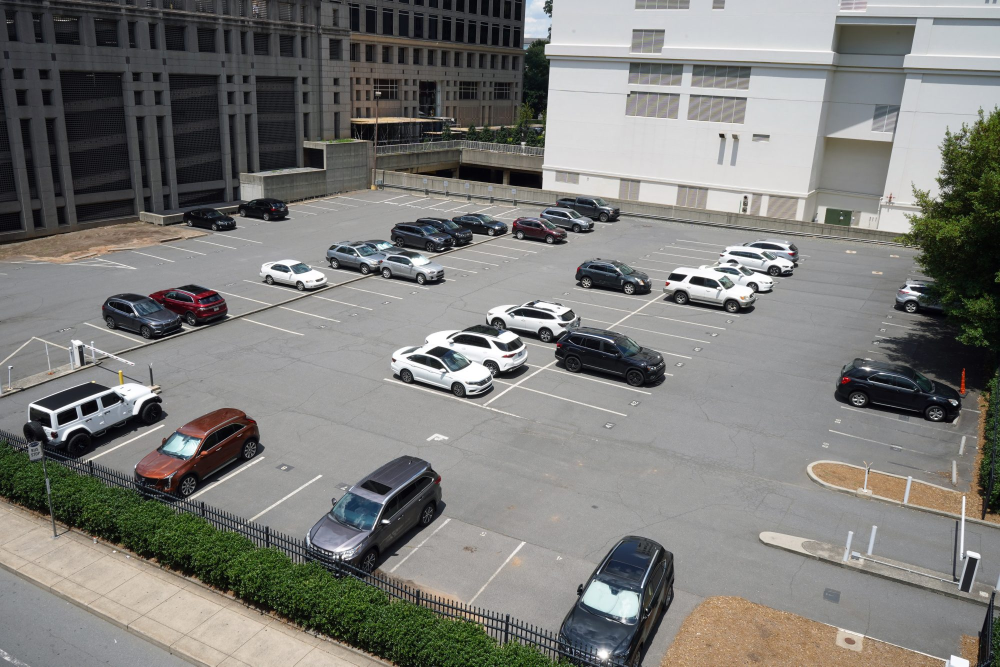
#> input picture Images/T-T-Parking-3-1.jpg, 2000 x 1333 px (shown at 1/2 size)
$ python -i 'Footage Detector.py'   (imports and definitions only)   (older library calls are emulated)
#> lines starting #> are read from the running program, lines starting #| are printed output that depends on the picture; after the words box and inside, x2 and y2 are one past the last pixel; in counts of white or black regions, pixels touching at a corner belong together
import cv2
import numpy as np
import pickle
import os
import sys
import argparse
from datetime import datetime
from sklearn.cluster import DBSCAN

# Default paths for your project (can be overridden with command line arguments)
VIDEO_PATH = "Parking Footage.mp4"
IMAGE_PATH = "new_parking_lot.jpg"
SPOTS_PATH = "parking_spots.pkl"

class ParkingSpotDetector:
    """AI-based parking spot detector that automatically identifies parked cars"""

    def __init__(self, config=None):
        self.config = config or {
            'min_area': 4000,          # Minimum area of contour to be considered a car
            'max_area': 50000,         # Maximum area of contour to be considered a car
            'aspect_ratio_range': (0.4, 2.5),  # Valid aspect ratio range for cars
            'distance_threshold': 50,  # DBSCAN clustering distance threshold
            'min_spots': 2,            # Minimum spots required for a valid cluster
            'resize_dimensions': (1280, 720),
            'yolo_confidence': 0.35    # Confidence threshold for YOLO detection
        }
        # Initialize paths for Cascade Classifier for car detection
        self.car_cascade_path = os.path.join(os.path.dirname(os.path.abspath(__file__)),
                              'haarcascade_car.xml')
        # Download cascade file if it doesn't exist
        if not os.path.exists(self.car_cascade_path):
            print("Haar cascade file for cars not found. Using backup detection methods.")
            self.car_cascade = None
        else:
            self.car_cascade = cv2.CascadeClassifier(self.car_cascade_path)

    # [7 lines left out: function load_image, not called in this run]

    def detect_parking_spots(self, img):
        """Detect parked cars using multiple techniques for robustness"""
        print("Detecting parked cars using AI...")

        # We'll combine multiple detection methods for better results
        spots_from_cascade = self._detect_with_haar_cascade(img)
        spots_from_contours = self._detect_with_contours(img)
        spots_from_color_segmentation = self._detect_with_color_segmentation(img)

        # Combine all detected spots
        print(f"Detected {len(spots_from_cascade)} cars with Haar cascade")
        print(f"Detected {len(spots_from_contours)} cars with contour analysis")
        print(f"Detected {len(spots_from_color_segmentation)} cars with color segmentation")

        all_spots = spots_from_cascade + spots_from_contours + spots_from_color_segmentation

        # If we still don't have enough spots, use a grid approach as fallback
        if len(all_spots) < 5:
            print("Not enough cars detected. Using grid-based fallback approach...")
            grid_spots = self._generate_grid_spots(img)
            all_spots.extend(grid_spots)
            print(f"Added {len(grid_spots)} grid-based spots")

        # Remove overlapping rectangles
        parking_spots = self._remove_overlapping_rectangles(all_spots, overlap_threshold=0.3)

        print(f"Final count: {len(parking_spots)} unique parking spots detected")
        return parking_spots

    def _detect_with_haar_cascade(self, img):
        """Detect cars using Haar Cascade classifier"""
        detected_spots = []

        # Skip if cascade classifier not available
        if self.car_cascade is None:
            return detected_spots

        gray = cv2.cvtColor(img, cv2.COLOR_BGR2GRAY)

        # Detect cars
        cars = self.car_cascade.detectMultiScale(gray, 1.1, 3)

        for (x, y, w, h) in cars:
            area = w * h
            aspect_ratio = float(w) / h

            if (self.config['min_area'] < area < self.config['max_area'] and
                self.config['aspect_ratio_range'][0] < aspect_ratio < self.config['aspect_ratio_range'][1]):
                detected_spots.append((x, y, x + w, y + h))

        return detected_spots

    def _detect_with_contours(self, img):
        """Detect cars by analyzing contours"""
        # Convert to grayscale
        gray = cv2.cvtColor(img, cv2.COLOR_BGR2GRAY)

        # Apply bilateral filter to reduce noise while preserving edges
        blur = cv2.bilateralFilter(gray, 11, 17, 17)

        # Apply adaptive thresholding to handle different lighting conditions
        thresh = cv2.adaptiveThreshold(
            blur, 255, cv2.ADAPTIVE_THRESH_GAUSSIAN_C,
            cv2.THRESH_BINARY_INV, 19, 2
        )

        # Find edges using Canny
        edges = cv2.Canny(thresh, 50, 150)

        # Dilate to connect nearby edges
        kernel = np.ones((3, 3), np.uint8)
        dilated = cv2.dilate(edges, kernel, iterations=2)

        # Find contours
        contours, _ = cv2.findContours(dilated, cv2.RETR_EXTERNAL, cv2.CHAIN_APPROX_SIMPLE)

        # Filter contours by area and aspect ratio
        valid_contours = []
        for contour in contours:
            area = cv2.contourArea(contour)
            if self.config['min_area'] < area < self.config['max_area']:
                x, y, w, h = cv2.boundingRect(contour)
                aspect_ratio = float(w) / h
                if self.config['aspect_ratio_range'][0] < aspect_ratio < self.config['aspect_ratio_range'][1]:
                    valid_contours.append((x, y, x + w, y + h))

        return valid_contours

    def _detect_with_color_segmentation(self, img):
        """Detect cars using color segmentation"""
        detected_spots = []

        # Convert to HSV for better color segmentation
        hsv = cv2.cvtColor(img, cv2.COLOR_BGR2HSV)

        # Define color ranges for common car colors (will detect most cars)
        color_ranges = [
            # Dark colors (black, dark gray, dark blue)
            (np.array([0, 0, 0]), np.array([180, 255, 60])),
            # Red colors
            (np.array([0, 100, 100]), np.array([10, 255, 255])),
            (np.array([170, 100, 100]), np.array([180, 255, 255])),
            # Silver/gray/white
            (np.array([0, 0, 150]), np.array([180, 30, 255])),
            # Blue
            (np.array([100, 50, 50]), np.array([130, 255, 255])),
        ]

        # Create a binary mask for cars
        car_mask = np.zeros((img.shape[0], img.shape[1]), dtype=np.uint8)

        # Apply color thresholds
        for lower, upper in color_ranges:
            color_mask = cv2.inRange(hsv, lower, upper)
            car_mask = cv2.bitwise_or(car_mask, color_mask)

        # Apply morphological operations to clean up the mask
        kernel = np.ones((5, 5), np.uint8)
        car_mask = cv2.morphologyEx(car_mask, cv2.MORPH_CLOSE, kernel)
        car_mask = cv2.morphologyEx(car_mask, cv2.MORPH_OPEN, kernel)

        # Find contours in the mask
        contours, _ = cv2.findContours(car_mask, cv2.RETR_EXTERNAL, cv2.CHAIN_APPROX_SIMPLE)

        # Filter contours to identify car regions
        for contour in contours:
            area = cv2.contourArea(contour)
            if self.config['min_area'] < area < self.config['max_area']:
                x, y, w, h = cv2.boundingRect(contour)
                aspect_ratio = float(w) / h
                if self.config['aspect_ratio_range'][0] < aspect_ratio < self.config['aspect_ratio_range'][1]:
                    detected_spots.append((x, y, x + w, y + h))

        return detected_spots

    # [68 lines left out: functions _generate_grid_spots, _remove_overlapping_rectangles, not called in this run]

    def _remove_overlapping_rectangles(self, rectangles, overlap_threshold=0.5):
        """Remove overlapping rectangles"""
        if not rectangles:
            return []

        def calculate_iou(rect1, rect2):
            """Calculate Intersection over Union for two rectangles"""
            x1_1, y1_1, x2_1, y2_1 = rect1
            x1_2, y1_2, x2_2, y2_2 = rect2

            # Calculate intersection area
            x_left = max(x1_1, x1_2)
            y_top = max(y1_1, y1_2)
            x_right = min(x2_1, x2_2)
            y_bottom = min(y2_1, y2_2)

            if x_right < x_left or y_bottom < y_top:
                return 0.0

            intersection_area = (x_right - x_left) * (y_bottom - y_top)

            # Calculate union area
            rect1_area = (x2_1 - x1_1) * (y2_1 - y1_1)
            rect2_area = (x2_2 - x1_2) * (y2_2 - y1_2)
            union_area = rect1_area + rect2_area - intersection_area

            return intersection_area / union_area

        # Sort rectangles by area (largest first)
        rectangles = sorted(rectangles, key=lambda r: (r[2] - r[0]) * (r[3] - r[1]), reverse=True)

        filtered_rectangles = []
        for rect in rectangles:
            should_keep = True

            for existing_rect in filtered_rectangles:
                if calculate_iou(rect, existing_rect) > overlap_threshold:
                    should_keep = False
                    break

            if should_keep:
                filtered_rectangles.append(rect)

        return filtered_rectangles

    # [23 lines left out: functions visualize_detected_spots, save_parking_spots, not called in this run]


class ParkingLotAnalyzer:
    # [17 lines left out: functions __init__, load_image, not called in this run]

    def load_frame(self, frame):
        """Resize a video frame"""
        return cv2.resize(frame, self.config['resize_dimensions'])

    # [394 lines left out: functions load_parking_spots, preprocess_image, analyze_spot, visualize_results, print_analysis, analyze_parking_lot and 3 more, not called in this run]

# [61 lines not run here, left out]

>>> import cv2
>>> picture = cv2.imread('../Images/T-T-Parking-3-1.jpg')
#> picture is the input picture: shape (1333, 2000, 3); mean B, G, R 120.3, 123.5, 123.9
>>> result = ParkingSpotDetector().detect_parking_spots(picture)
#> in _detect_with_haar_cascade, `gray = cv2.cvtColor(img, cv2.COLOR_BGR2GRAY)`:
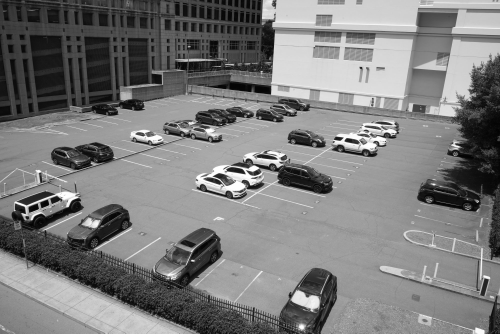
#> gray: shape (1333, 2000) (shown at 1/4 size); min 0, max 255, mean 123.2
#> in _detect_with_haar_cascade, `cars = self.car_cascade.detectMultiScale(gray, 1.1, 3)`: cars = [[994, 686, 41, 41], [1092, 461, 41, 41], [834, 527, 61, 61], [905, 155, 57, 57], [522, 398, 62, 62], [1138, 421, 64, 64], [924, 646, 70, 70], [1854, 807, 57, 57], [418, 412, 68, 68], [910, 751, 67, 67], [782, 478, 132, 132]]
#> the loop in _detect_with_haar_cascade, `for (x, y, w, h) in cars:` made 11 passes
#> (x, y, w, h, area) on passes 1 to 4: (994, 686, 41, 41, 1681), (1092, 461, 41, 41, 1681), (834, 527, 61, 61, 3721), (905, 155, 57, 57, 3249)
#> after the loop in _detect_with_haar_cascade, `for (x, y, w, h) in cars:`: detected_spots = [(1138, 421, 1202, 485), (924, 646, 994, 716), (418, 412, 486, 480), (910, 751, 977, 818), (782, 478, 914, 610)]
#> in detect_parking_spots, `spots_from_cascade = self._detect_with_haar_cascade(img)`: spots_from_cascade has the same summary as detected_spots in _detect_with_haar_cascade
#> in _detect_with_contours, `thresh = cv2.adaptiveThreshold( blur, 255, cv2.ADAPTIVE_THRESH_GAUSSIA..`:
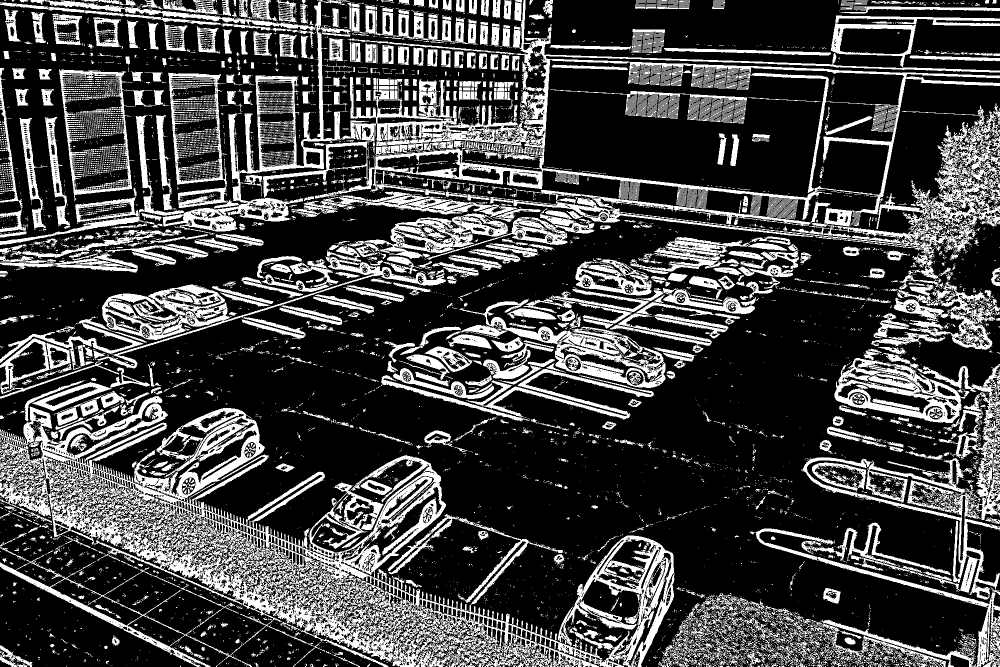
#> thresh: shape (1333, 2000) (shown at 1/2 size); 27% white; 9986 white regions (8574 under 20 px), largest, box (x1, y1, x2, y2) and area: (0, 792, 1349, 1333) 164422, (61, 0, 2000, 558) 118938, (1603, 728, 2000, 1199) 26146
#> in _detect_with_contours, `dilated = cv2.dilate(edges, kernel, iterations=2)`:
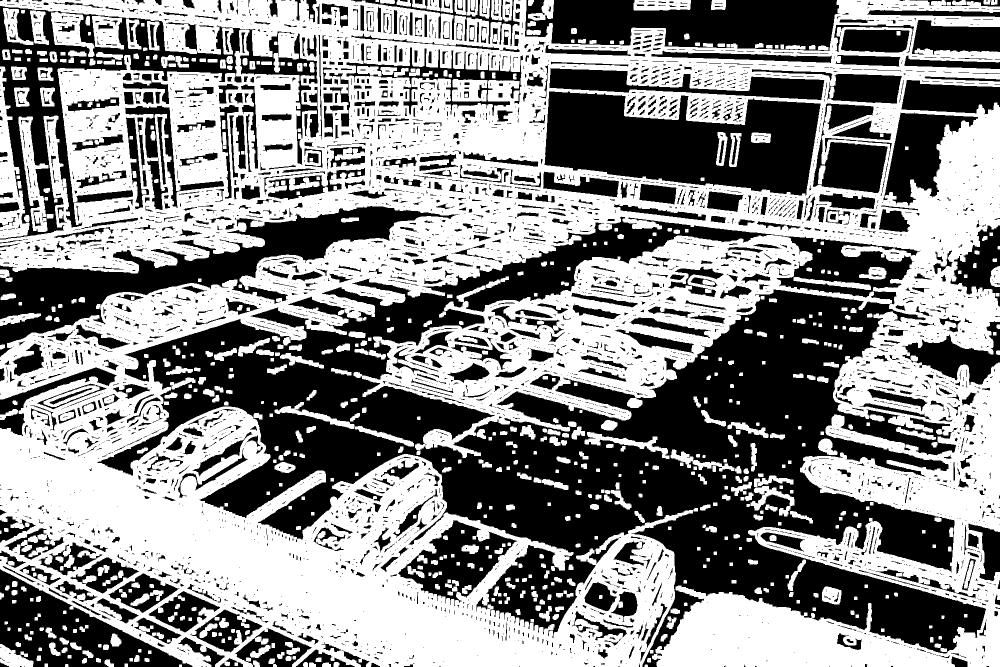
#> dilated: shape (1333, 2000) (shown at 1/2 size); 53.7% white; 4669 black regions (3410 under 20 px)
#> in _detect_with_contours, `contours, _ = cv2.findContours(dilated, cv2.RETR_EXTERNAL, cv2.CHAIN_A..`: contours = 565 contours, 4 with area under 20; largest, box (x1, y1, x2, y2) and area: (0, 0, 2000, 1333) 1717861, (0, 133, 59, 477) 7682, (37, 233, 97, 464) 5306, (102, 23, 189, 114) 3856, (184, 32, 248, 99) 3118
#> the loop in _detect_with_contours, `for contour in contours:` made 565 passes
#> (area, x, y, w, h, aspect_ratio) on passes 474, 479: (5305.5, 37, 233, 60, 231, 0.26), (7682.5, 0, 133, 59, 344, 0.172)
#> after the loop in _detect_with_contours, `for contour in contours:`: valid_contours = []
#> in _detect_with_color_segmentation, `car_mask = cv2.morphologyEx(car_mask, cv2.MORPH_OPEN, kernel)`:
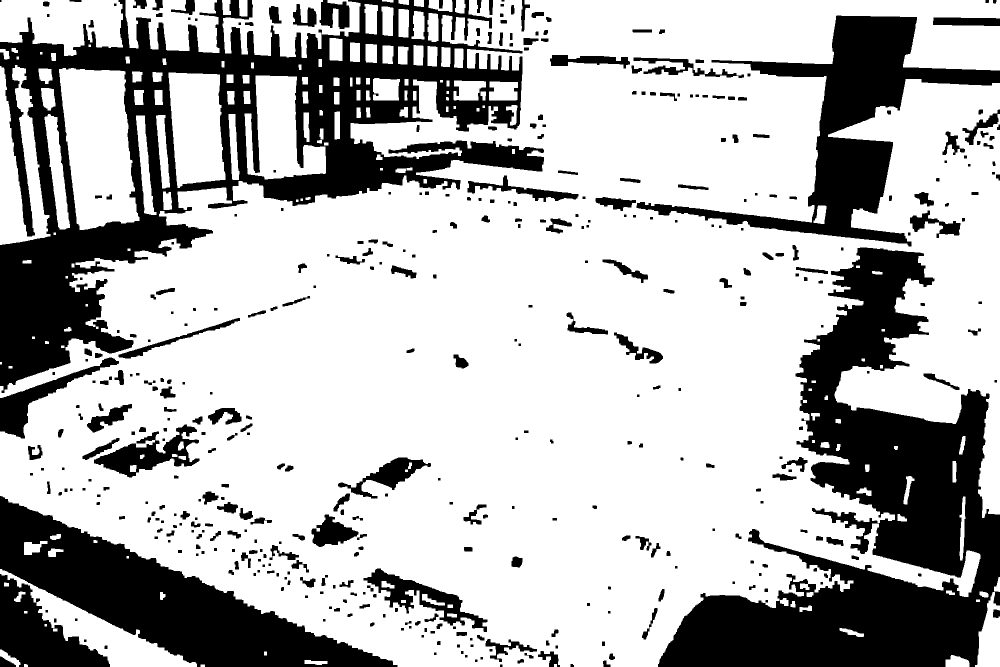
#> car_mask: shape (1333, 2000) (shown at 1/2 size); 71.1% white; 435 black regions (2 under 20 px)
#> in _detect_with_color_segmentation, `contours, _ = cv2.findContours(car_mask, cv2.RETR_EXTERNAL, cv2.CHAIN_..`: contours = 166 contours, 13 with area under 20; largest, box (x1, y1, x2, y2) and area: (0, 0, 2000, 1333) 1739799, (118, 136, 279, 460) 37971, (337, 145, 451, 376) 20982, (0, 0, 246, 112) 20247, (489, 151, 652, 359) 19576
#> the loop in _detect_with_color_segmentation, `for contour in contours:` made 166 passes
#> (area, x, y, w, h, aspect_ratio) on passes 16, 24, 83, 121: (4440.5, 1950, 1184, 50, 149, 0.336), (17686.5, 0, 1138, 394, 195, 2.02), (5099.5, 89, 228, 51, 231, 0.221), (19575.5, 489, 151, 163, 208, 0.784)
#> after the loop in _detect_with_color_segmentation, `for contour in contours:`: detected_spots = [(0, 1138, 394, 1333), (489, 151, 652, 359), (337, 145, 451, 376), (118, 136, 279, 460), (445, 0, 721, 116), (251, 0, 439, 106), (0, 0, 246, 112)]
#> in detect_parking_spots, `spots_from_color_segmentation = self._detect_with_color_segmentation(i..`: spots_from_color_segmentation has the same summary as detected_spots in _detect_with_color_segmentation
#| Detected 5 cars with Haar cascade
#| Detected 0 cars with contour analysis
#| Detected 7 cars with color segmentation
#> in detect_parking_spots, `all_spots = spots_from_cascade + spots_from_contours + spots_from_colo..`: all_spots = [(1138, 421, 1202, 485), (924, 646, 994, 716), (418, 412, 486, 480), (910, 751, 977, 818), (782, 478, 914, 610), (0, 1138, 394, 1333), (489, 151, 652, 359), (337, 145, 451, 376), (118, 136, 279, 460), (445, 0, 721, 116), (251, 0, 439, 106), (0, 0, 246, 112)]
#> in _remove_overlapping_rectangles, `rectangles = sorted(rectangles, key=lambda r: (r[2] - r[0]) * (r[3] - ..`: rectangles = [(0, 1138, 394, 1333), (118, 136, 279, 460), (489, 151, 652, 359), (445, 0, 721, 116), (0, 0, 246, 112), (337, 145, 451, 376), (251, 0, 439, 106), (782, 478, 914, 610), (924, 646, 994, 716), (418, 412, 486, 480), (910, 751, 977, 818), (1138, 421, 1202, 485)]
#> the loop in _remove_overlapping_rectangles, `for rect in rectangles:` made 12 passes
#| Final count: 12 unique parking spots detected
